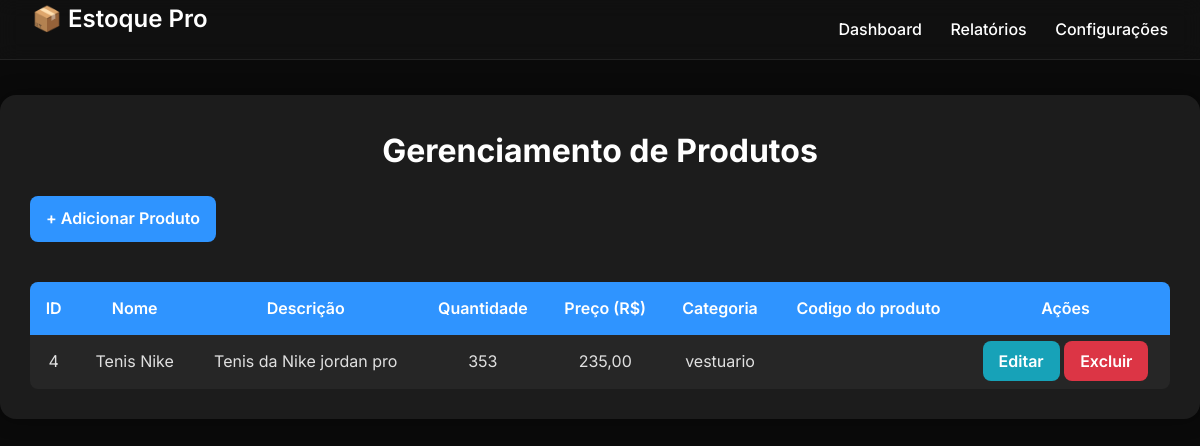
Before: / with the older database file.
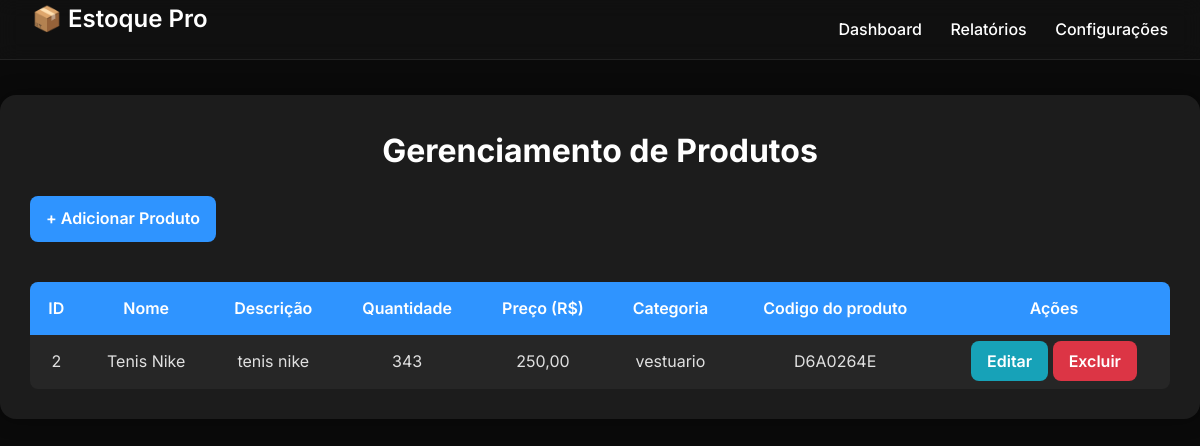
After: the same page with the newer database file.
### tables this page shows
CREATE TABLE produtos (
            id INTEGER PRIMARY KEY AUTOINCREMENT,
            nome TEXT NOT NULL,
            descricao TEXT,
            quantidade INTEGER NOT NULL,
            preco REAL NOT NULL,
            categoria TEXT,
            codigo TEXT NOT NULL UNIQUE
        );

### index.php (the view, shortened to what this page needs)
<?php
require_once 'includes/db_connect.php';
?>
<!DOCTYPE html>
<html lang="pt-br">
<head>
    <link rel="stylesheet" href="Assets/css/style.css">
</head>
<body>
    <?php include 'includes/header.php'; ?>
    <div class="container">
        <h1>Gerenciamento de Produtos</h1>
        <a href="#" class="btn" id="openModal">+ Adicionar Produto</a>
        <table>
            <thead>
                <tr>
                    <th>ID</th>
                    <th>Nome</th>
                    <th>Descrição</th>
                    <th>Quantidade</th>
                    <th>Preço (R$)</th>
                    <th>Categoria</th>
                    <th>Codigo do produto</th>
                    <th>Ações</th>
                </tr>
            </thead>
            <tbody>
                    <?php
                    $query = "SELECT * FROM produtos ORDER BY id DESC";
                    $result = $db->query($query);
                    if ($result instanceof SQLite3Result) {
                        while ($produto = $result->fetchArray(SQLITE3_ASSOC)) {
                            echo "<tr>
                                <td data-label='ID'>{$produto['id']}</td>
                                <td data-label='Nome'>{$produto['nome']}</td>
                                <td data-label='Descrição'>{$produto['descricao']}</td>
                                <td data-label='Quantidade'>{$produto['quantidade']}</td>
                                <td data-label='Preço (R$)'>" . number_format($produto['preco'], 2, ',', '.') . "</td>
                                <td data-label='Categoria'>{$produto['categoria']}</td>
                                <td data-label='Codigo'>{$produto['codigo']}</td>
                                <td data-label='Ações'>
                                    <a href='#' class='btn-edit openEditModal'
                                        data-id='{$produto['id']}'
                                        data-nome='{$produto['nome']}'
                                        data-descricao='{$produto['descricao']}'
                                        data-quantidade='{$produto['quantidade']}'
                                        data-categoria='{$produto['categoria']}'
                                        data-preco='{$produto['preco']}'
                                        data-codigo='{$produto['codigo']}'
                                    >Editar</a>
                                    <a href='produtos/excluir.php?id={$produto['id']}' class='btn-delete' onclick='return confirm(\"Tem certeza que deseja excluir?\")'>Excluir</a>
                                </td>
                            </tr>";
                        }
                    } else {
                        echo "<tr><td colspan='7'>Erro ao obter os dados: " . $db->lastErrorMsg() . "</td></tr>";
                    }
                    ?>
            </tbody>
        </table>
    </div>
</body>
</html>

### includes/header.php
<header class="glass-header">
    <h1>📦 Estoque Pro</h1>
    <nav>
        <a href="#">Dashboard</a>
        <a href="#">Relatórios</a>
        <a href="#">Configurações</a>
    </nav>
</header>

### assets/css/style.css (style rules this page uses)
* { box-sizing: border-box; margin: 0; padding: 0; }
body { font-family: 'Inter', sans-serif; background-color: #0a0a0a; color: #e0e0e0; line-height: 1.6; margin: 0; padding: 0; }
.container { max-width: 1300px; margin: auto; margin-top: 95px; background: #1c1c1c; padding: 30px; border-radius: 16px; box-shadow: 0 0 20px rgba(0, 0, 0, 0.4); }
h1 { text-align: center; margin-bottom: 20px; font-size: 2rem; color: #ffffff; }
a.btn, .btn-edit, .btn-delete, .btn-modal { padding: 10px 16px; text-decoration: none; border-radius: 8px; color: #fff; font-weight: 600; transition: all 0.3s ease; border: none; }
a.btn { background-color: #2f94ff; display: inline-block; margin-bottom: 20px; }
.btn-edit { background-color: #17a2b8; }
.btn-delete { background-color: #dc3545; }
table { width: 100%; border-collapse: collapse; margin-top: 20px; background-color: #262626; border-radius: 8px; overflow: hidden; }
table th, table td { padding: 14px; text-align: center; }
table th { background-color: #2f94ff; color: #fff; font-weight: 600; }
.glass-header { position: fixed; top: 0; left: 0; width: 100%; backdrop-filter: blur(10px); background-color: rgba(20, 20, 20, 0.6); color: white; display: flex; justify-content: space-between; align-items: center; padding: 1rem 2rem; z-index: 1000; border-bottom: 1px solid rgba(255, 255, 255, 0.08); height: 60px; box-sizing: border-box; }
.glass-header h1 { font-size: 1.5rem; font-weight: 600; }
.glass-header nav a { margin-left: 1.5rem; color: white; text-decoration: none; font-weight: 500; transition: color 0.3s ease; }

Changed rows visible on the page:
removed produtos: id "4", nome "Tenis Nike", descricao "Tenis da Nike jordan pro", quantidade "353", preco "235,00", categoria "vestuario"
added produtos: id "2", nome "Tenis Nike", descricao "tenis nike", quantidade "343", preco "250,00", categoria "vestuario", codigo "D6A0264E"
